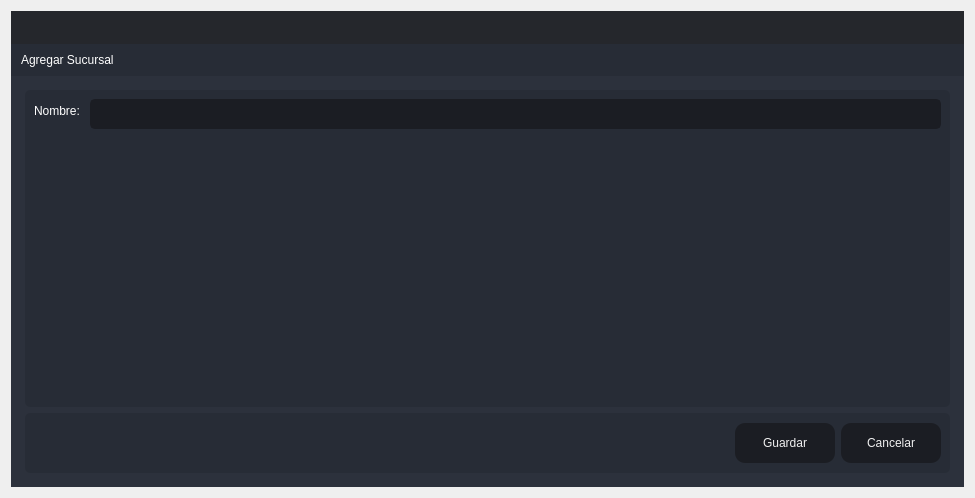
<?xml version="1.0" encoding="UTF-8"?>
<ui version="4.0">
 <class>Create_Sucursal</class>
 <widget class="QDialog" name="Create_Sucursal">
  <property name="windowModality">
   <enum>Qt::ApplicationModal</enum>
  </property>
  <property name="geometry">
   <rect>
    <x>0</x>
    <y>0</y>
    <width>975</width>
    <height>498</height>
   </rect>
  </property>
  <property name="windowTitle">
   <string>Agregar</string>
  </property>
  <layout class="QVBoxLayout" name="verticalLayout_6">
   <item>
    <widget class="QFrame" name="frame_main">
     <property name="styleSheet">
      <string notr="true">/* LINE EDIT */
QLineEdit {
	background-color: rgb(27, 29, 35);
	border-radius: 5px;
	border: 2px solid rgb(27, 29, 35);
	padding-left: 10px;
}
QLineEdit:hover {
	border: 2px solid rgb(64, 71, 88);
}
QLineEdit:focus {
	border: 2px solid rgb(91, 101, 124);
}

/* SCROLL BARS */
QScrollBar:horizontal {
    border: none;
    background: rgb(52, 59, 72);
    height: 14px;
    margin: 0px 21px 0 21px;
	border-radius: 0px;
}
QScrollBar::handle:horizontal {
    background: rgb(85, 170, 255);
    min-width: 25px;
	border-radius: 7px
}
QScrollBar::add-line:horizontal {
    border: none;
    background: rgb(55, 63, 77);
    width: 20px;
	border-top-right-radius: 7px;
    border-bottom-right-radius: 7px;
    subcontrol-position: right;
    subcontrol-origin: margin;
}
QScrollBar::sub-line:horizontal {
    border: none;
    background: rgb(55, 63, 77);
    width: 20px;
	border-top-left-radius: 7px;
    border-bottom-left-radius: 7px;
    subcontrol-position: left;
    subcontrol-origin: margin;
}
QScrollBar::up-arrow:horizontal, QScrollBar::down-arrow:horizontal
{
     background: none;
}
QScrollBar::add-page:horizontal, QScrollBar::sub-page:horizontal
{
     background: none;
}
 QScrollBar:vertical {
	border: none;
    background: rgb(52, 59, 72);
    width: 14px;
    margin: 21px 0 21px 0;
	border-radius: 0px;
 }
 QScrollBar::handle:vertical {	
	background: rgb(85, 170, 255);
    min-height: 25px;
	border-radius: 7px
 }
 QScrollBar::add-line:vertical {
     border: none;
    background: rgb(55, 63, 77);
     height: 20px;
	border-bottom-left-radius: 7px;
    border-bottom-right-radius: 7px;
     subcontrol-position: bottom;
     subcontrol-origin: margin;
 }
 QScrollBar::sub-line:vertical {
	border: none;
    background: rgb(55, 63, 77);
     height: 20px;
	border-top-left-radius: 7px;
    border-top-right-radius: 7px;
     subcontrol-position: top;
     subcontrol-origin: margin;
 }
 QScrollBar::up-arrow:vertical, QScrollBar::down-arrow:vertical {
     background: none;
 }

 QScrollBar::add-page:vertical, QScrollBar::sub-page:vertical {
     background: none;
 }

/* CHECKBOX */
QCheckBox::indicator {
    border: 3px solid rgb(52, 59, 72);
	width: 15px;
	height: 15px;
	border-radius: 10px;
    background: rgb(44, 49, 60);
}
QCheckBox::indicator:hover {
    border: 3px solid rgb(58, 66, 81);
}
QCheckBox::indicator:checked {
    background: 3px solid rgb(52, 59, 72);
	border: 3px solid rgb(52, 59, 72);	
	background-image: url(:/16x16/icons/16x16/cil-check-alt.png);
}

/* RADIO BUTTON */
QRadioButton::indicator {
    border: 3px solid rgb(52, 59, 72);
	width: 15px;
	height: 15px;
	border-radius: 10px;
    background: rgb(44, 49, 60);
}
QRadioButton::indicator:hover {
    border: 3px solid rgb(58, 66, 81);
}
QRadioButton::indicator:checked {
    background: 3px solid rgb(94, 106, 130);
	border: 3px solid rgb(52, 59, 72);	
}

/* COMBOBOX */
QComboBox{
	background-color: rgb(27, 29, 35);
	border-radius: 5px;
	border: 2px solid rgb(27, 29, 35);
	padding: 5px;
	padding-left: 10px;
}
QComboBox:hover{
	border: 2px solid rgb(64, 71, 88);
}
QComboBox::drop-down {
	subcontrol-origin: padding;
	subcontrol-position: top right;
	width: 25px; 
	border-left-width: 3px;
	border-left-color: rgba(39, 44, 54, 150);
	border-left-style: solid;
	border-top-right-radius: 3px;
	border-bottom-right-radius: 3px;	
	background-image: url(:/16x16/icons/16x16/cil-arrow-bottom.png);
	background-position: center;
	background-repeat: no-reperat;
 }
QComboBox QAbstractItemView {
	color: rgb(85, 170, 255);	
	background-color: rgb(27, 29, 35);
	padding: 10px;
	selection-background-color: rgb(39, 44, 54);
}

/* SLIDERS */
QSlider::groove:horizontal {
    border-radius: 9px;
    height: 18px;
	margin: 0px;
	background-color: rgb(52, 59, 72);
}
QSlider::groove:horizontal:hover {
	background-color: rgb(55, 62, 76);
}
QSlider::handle:horizontal {
    background-color: rgb(85, 170, 255);
    border: none;
    height: 18px;
    width: 18px;
    margin: 0px;
	border-radius: 9px;
}
QSlider::handle:horizontal:hover {
    background-color: rgb(105, 180, 255);
}
QSlider::handle:horizontal:pressed {
    background-color: rgb(65, 130, 195);
}

QSlider::groove:vertical {
    border-radius: 9px;
    width: 18px;
    margin: 0px;
	background-color: rgb(52, 59, 72);
}
QSlider::groove:vertical:hover {
	background-color: rgb(55, 62, 76);
}
QSlider::handle:vertical {
    background-color: rgb(85, 170, 255);
	border: none;
    height: 18px;
    width: 18px;
    margin: 0px;
	border-radius: 9px;
}
QSlider::handle:vertical:hover {
    background-color: rgb(105, 180, 255);
}
QSlider::handle:vertical:pressed {
    background-color: rgb(65, 130, 195);
}

</string>
     </property>
     <property name="frameShape">
      <enum>QFrame::NoFrame</enum>
     </property>
     <property name="frameShadow">
      <enum>QFrame::Raised</enum>
     </property>
     <layout class="QVBoxLayout" name="verticalLayout">
      <property name="spacing">
       <number>0</number>
      </property>
      <property name="leftMargin">
       <number>0</number>
      </property>
      <property name="topMargin">
       <number>0</number>
      </property>
      <property name="rightMargin">
       <number>0</number>
      </property>
      <property name="bottomMargin">
       <number>0</number>
      </property>
      <item>
       <widget class="QFrame" name="frame_top">
        <property name="minimumSize">
         <size>
          <width>0</width>
          <height>65</height>
         </size>
        </property>
        <property name="maximumSize">
         <size>
          <width>16777215</width>
          <height>65</height>
         </size>
        </property>
        <property name="styleSheet">
         <string notr="true">background-color: transparent;</string>
        </property>
        <property name="frameShape">
         <enum>QFrame::NoFrame</enum>
        </property>
        <property name="frameShadow">
         <enum>QFrame::Raised</enum>
        </property>
        <layout class="QHBoxLayout" name="horizontalLayout_3">
         <property name="spacing">
          <number>0</number>
         </property>
         <property name="leftMargin">
          <number>0</number>
         </property>
         <property name="topMargin">
          <number>0</number>
         </property>
         <property name="rightMargin">
          <number>0</number>
         </property>
         <property name="bottomMargin">
          <number>0</number>
         </property>
         <item>
          <widget class="QFrame" name="frame_toggle">
           <property name="maximumSize">
            <size>
             <width>70</width>
             <height>16777215</height>
            </size>
           </property>
           <property name="styleSheet">
            <string notr="true">background-color: rgb(27, 29, 35);</string>
           </property>
           <property name="frameShape">
            <enum>QFrame::NoFrame</enum>
           </property>
           <property name="frameShadow">
            <enum>QFrame::Raised</enum>
           </property>
           <layout class="QVBoxLayout" name="verticalLayout_3">
            <property name="spacing">
             <number>0</number>
            </property>
            <property name="leftMargin">
             <number>0</number>
            </property>
            <property name="topMargin">
             <number>0</number>
            </property>
            <property name="rightMargin">
             <number>0</number>
            </property>
            <property name="bottomMargin">
             <number>0</number>
            </property>
           </layout>
          </widget>
         </item>
         <item>
          <widget class="QFrame" name="frame_top_right">
           <property name="styleSheet">
            <string notr="true">background: transparent;</string>
           </property>
           <property name="frameShape">
            <enum>QFrame::NoFrame</enum>
           </property>
           <property name="frameShadow">
            <enum>QFrame::Raised</enum>
           </property>
           <layout class="QVBoxLayout" name="verticalLayout_2">
            <property name="spacing">
             <number>0</number>
            </property>
            <property name="leftMargin">
             <number>0</number>
            </property>
            <property name="topMargin">
             <number>0</number>
            </property>
            <property name="rightMargin">
             <number>0</number>
            </property>
            <property name="bottomMargin">
             <number>0</number>
            </property>
            <item>
             <widget class="QFrame" name="frame_top_btns">
              <property name="maximumSize">
               <size>
                <width>16777215</width>
                <height>42</height>
               </size>
              </property>
              <property name="styleSheet">
               <string notr="true">background-color: rgba(27, 29, 35, 200)</string>
              </property>
              <property name="frameShape">
               <enum>QFrame::NoFrame</enum>
              </property>
              <property name="frameShadow">
               <enum>QFrame::Raised</enum>
              </property>
              <layout class="QHBoxLayout" name="horizontalLayout_4">
               <property name="spacing">
                <number>0</number>
               </property>
               <property name="leftMargin">
                <number>0</number>
               </property>
               <property name="topMargin">
                <number>0</number>
               </property>
               <property name="rightMargin">
                <number>0</number>
               </property>
               <property name="bottomMargin">
                <number>0</number>
               </property>
               <item>
                <widget class="QFrame" name="frame_label_top_btns">
                 <property name="sizePolicy">
                  <sizepolicy hsizetype="Expanding" vsizetype="Preferred">
                   <horstretch>0</horstretch>
                   <verstretch>0</verstretch>
                  </sizepolicy>
                 </property>
                 <property name="frameShape">
                  <enum>QFrame::NoFrame</enum>
                 </property>
                 <property name="frameShadow">
                  <enum>QFrame::Raised</enum>
                 </property>
                 <layout class="QHBoxLayout" name="horizontalLayout_10">
                  <property name="spacing">
                   <number>0</number>
                  </property>
                  <property name="leftMargin">
                   <number>5</number>
                  </property>
                  <property name="topMargin">
                   <number>0</number>
                  </property>
                  <property name="rightMargin">
                   <number>10</number>
                  </property>
                  <property name="bottomMargin">
                   <number>0</number>
                  </property>
                 </layout>
                </widget>
               </item>
               <item alignment="Qt::AlignRight">
                <widget class="QFrame" name="frame_btns_right">
                 <property name="sizePolicy">
                  <sizepolicy hsizetype="Expanding" vsizetype="Preferred">
                   <horstretch>0</horstretch>
                   <verstretch>0</verstretch>
                  </sizepolicy>
                 </property>
                 <property name="maximumSize">
                  <size>
                   <width>120</width>
                   <height>16777215</height>
                  </size>
                 </property>
                 <property name="frameShape">
                  <enum>QFrame::NoFrame</enum>
                 </property>
                 <property name="frameShadow">
                  <enum>QFrame::Raised</enum>
                 </property>
                 <layout class="QHBoxLayout" name="horizontalLayout_5">
                  <property name="spacing">
                   <number>0</number>
                  </property>
                  <property name="leftMargin">
                   <number>0</number>
                  </property>
                  <property name="topMargin">
                   <number>0</number>
                  </property>
                  <property name="rightMargin">
                   <number>0</number>
                  </property>
                  <property name="bottomMargin">
                   <number>0</number>
                  </property>
                 </layout>
                </widget>
               </item>
              </layout>
             </widget>
            </item>
            <item>
             <widget class="QFrame" name="frame_top_info">
              <property name="maximumSize">
               <size>
                <width>16777215</width>
                <height>65</height>
               </size>
              </property>
              <property name="styleSheet">
               <string notr="true">background-color: rgb(39, 44, 54);</string>
              </property>
              <property name="frameShape">
               <enum>QFrame::NoFrame</enum>
              </property>
              <property name="frameShadow">
               <enum>QFrame::Raised</enum>
              </property>
              <layout class="QHBoxLayout" name="horizontalLayout_8">
               <property name="spacing">
                <number>0</number>
               </property>
               <property name="leftMargin">
                <number>10</number>
               </property>
               <property name="topMargin">
                <number>0</number>
               </property>
               <property name="rightMargin">
                <number>10</number>
               </property>
               <property name="bottomMargin">
                <number>0</number>
               </property>
               <item>
                <widget class="QLabel" name="label">
                 <property name="styleSheet">
                  <string notr="true">font: 75 16pt &quot;MS Shell Dlg 2&quot;;
color: rgb(255, 255, 255);</string>
                 </property>
                 <property name="text">
                  <string>Agregar Sucursal</string>
                 </property>
                </widget>
               </item>
              </layout>
             </widget>
            </item>
           </layout>
          </widget>
         </item>
        </layout>
       </widget>
      </item>
      <item>
       <widget class="QFrame" name="frame_center">
        <property name="sizePolicy">
         <sizepolicy hsizetype="Expanding" vsizetype="Expanding">
          <horstretch>0</horstretch>
          <verstretch>0</verstretch>
         </sizepolicy>
        </property>
        <property name="styleSheet">
         <string notr="true">background-color: rgb(40, 44, 52);</string>
        </property>
        <property name="frameShape">
         <enum>QFrame::NoFrame</enum>
        </property>
        <property name="frameShadow">
         <enum>QFrame::Raised</enum>
        </property>
        <layout class="QHBoxLayout" name="horizontalLayout_2">
         <property name="spacing">
          <number>0</number>
         </property>
         <property name="leftMargin">
          <number>0</number>
         </property>
         <property name="topMargin">
          <number>0</number>
         </property>
         <property name="rightMargin">
          <number>0</number>
         </property>
         <property name="bottomMargin">
          <number>0</number>
         </property>
         <item>
          <widget class="QFrame" name="frame_content_right">
           <property name="styleSheet">
            <string notr="true">background-color: rgb(44, 49, 60);</string>
           </property>
           <property name="frameShape">
            <enum>QFrame::NoFrame</enum>
           </property>
           <property name="frameShadow">
            <enum>QFrame::Raised</enum>
           </property>
           <layout class="QVBoxLayout" name="verticalLayout_4">
            <property name="spacing">
             <number>0</number>
            </property>
            <property name="leftMargin">
             <number>0</number>
            </property>
            <property name="topMargin">
             <number>0</number>
            </property>
            <property name="rightMargin">
             <number>0</number>
            </property>
            <property name="bottomMargin">
             <number>0</number>
            </property>
            <item>
             <widget class="QFrame" name="frame_content">
              <property name="frameShape">
               <enum>QFrame::NoFrame</enum>
              </property>
              <property name="frameShadow">
               <enum>QFrame::Raised</enum>
              </property>
              <layout class="QVBoxLayout" name="verticalLayout_9">
               <property name="spacing">
                <number>0</number>
               </property>
               <property name="leftMargin">
                <number>5</number>
               </property>
               <property name="topMargin">
                <number>5</number>
               </property>
               <property name="rightMargin">
                <number>5</number>
               </property>
               <property name="bottomMargin">
                <number>5</number>
               </property>
               <item>
                <widget class="QStackedWidget" name="stackedWidget">
                 <property name="styleSheet">
                  <string notr="true">background: transparent;</string>
                 </property>
                 <property name="currentIndex">
                  <number>0</number>
                 </property>
                 <widget class="QWidget" name="page_home">
                  <layout class="QVBoxLayout" name="verticalLayout_10">
                   <item>
                    <widget class="QFrame" name="frame">
                     <property name="styleSheet">
                      <string notr="true">background-color: rgb(39, 44, 54);
border-radius: 5px;</string>
                     </property>
                     <property name="frameShape">
                      <enum>QFrame::StyledPanel</enum>
                     </property>
                     <property name="frameShadow">
                      <enum>QFrame::Raised</enum>
                     </property>
                     <layout class="QVBoxLayout" name="verticalLayout_5">
                      <item>
                       <layout class="QFormLayout" name="formLayout_2">
                        <item row="0" column="1">
                         <widget class="QLineEdit" name="lineEditCreate">
                          <property name="minimumSize">
                           <size>
                            <width>0</width>
                            <height>30</height>
                           </size>
                          </property>
                          <property name="styleSheet">
                           <string notr="true">QLineEdit {
	background-color: rgb(27, 29, 35);
	border-radius: 5px;
	border: 2px solid rgb(27, 29, 35);
	padding-left: 10px;
	font: 75 12pt &quot;MS Shell Dlg 2&quot;;
	color: rgb(255, 255, 255);
}
QLineEdit:hover {
	border: 2px solid rgb(64, 71, 88);
}
QLineEdit:focus {
	border: 2px solid rgb(91, 101, 124);
}</string>
                          </property>
                         </widget>
                        </item>
                        <item row="0" column="0">
                         <widget class="QLabel" name="label_2">
                          <property name="styleSheet">
                           <string notr="true">font: 75 12pt &quot;MS Shell Dlg 2&quot;;
color: rgb(255, 255, 255);</string>
                          </property>
                          <property name="text">
                           <string>Nombre: </string>
                          </property>
                         </widget>
                        </item>
                       </layout>
                      </item>
                     </layout>
                    </widget>
                   </item>
                   <item>
                    <widget class="QFrame" name="frame_2">
                     <property name="minimumSize">
                      <size>
                       <width>0</width>
                       <height>60</height>
                      </size>
                     </property>
                     <property name="maximumSize">
                      <size>
                       <width>16777215</width>
                       <height>60</height>
                      </size>
                     </property>
                     <property name="styleSheet">
                      <string notr="true">background-color: rgb(39, 44, 54);
border-radius: 5px;</string>
                     </property>
                     <property name="frameShape">
                      <enum>QFrame::StyledPanel</enum>
                     </property>
                     <property name="frameShadow">
                      <enum>QFrame::Raised</enum>
                     </property>
                     <layout class="QHBoxLayout" name="horizontalLayout_9">
                      <item>
                       <layout class="QGridLayout" name="gridLayout">
                        <item row="0" column="0">
                         <spacer name="horizontalSpacer">
                          <property name="orientation">
                           <enum>Qt::Horizontal</enum>
                          </property>
                          <property name="sizeHint" stdset="0">
                           <size>
                            <width>40</width>
                            <height>20</height>
                           </size>
                          </property>
                         </spacer>
                        </item>
                        <item row="0" column="1">
                         <widget class="QPushButton" name="btnAgregarAduana">
                          <property name="minimumSize">
                           <size>
                            <width>100</width>
                            <height>40</height>
                           </size>
                          </property>
                          <property name="styleSheet">
                           <string notr="true">QPushButton {
	border-color: rgb(27, 29, 35);
	font: 75 10pt &quot;MS Shell Dlg 2&quot;;
	color: rgb(240, 240, 240);
	background-color: rgb(27, 29, 35);
	border: 0px solid;
	border-radius: 10px;	
}
QPushButton:hover {
	background-color:rgb(44, 49, 60);
	border-color: rgb(27, 29, 35);
	border: 2px solid;
}</string>
                          </property>
                          <property name="text">
                           <string>Guardar</string>
                          </property>
                         </widget>
                        </item>
                        <item row="0" column="2">
                         <widget class="QPushButton" name="btnCancelarAduana">
                          <property name="minimumSize">
                           <size>
                            <width>100</width>
                            <height>40</height>
                           </size>
                          </property>
                          <property name="styleSheet">
                           <string notr="true">QPushButton {
	border-color: rgb(27, 29, 35);
	font: 75 10pt &quot;MS Shell Dlg 2&quot;;
	color: rgb(240, 240, 240);
	background-color: rgb(27, 29, 35);
	border: 0px solid;
	border-radius: 10px;	
}
QPushButton:hover {
	background-color:rgb(44, 49, 60);
	border-color: rgb(27, 29, 35);
	border: 2px solid;
}</string>
                          </property>
                          <property name="text">
                           <string>Cancelar</string>
                          </property>
                         </widget>
                        </item>
                       </layout>
                      </item>
                     </layout>
                    </widget>
                   </item>
                  </layout>
                 </widget>
                </widget>
               </item>
              </layout>
             </widget>
            </item>
           </layout>
          </widget>
         </item>
        </layout>
       </widget>
      </item>
     </layout>
    </widget>
   </item>
  </layout>
 </widget>
 <resources/>
 <connections/>
</ui>
